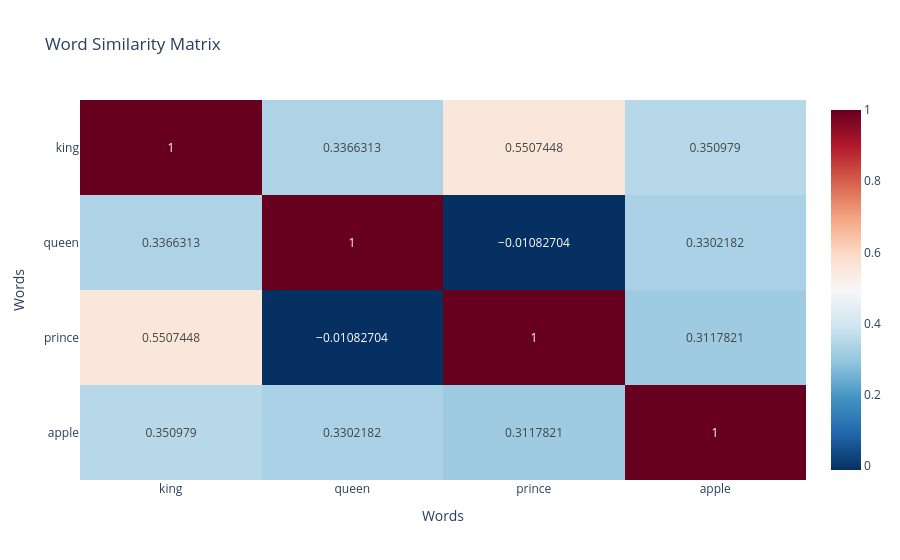

This figure's notebook cell:
### Code cell
import plotly.express as px
import pandas as pd

# Create DataFrame for Plotly
data_for_plotly = pd.DataFrame({
    'word': filtered_words,
    'x': vectors_2d[:, 0],
    'y': vectors_2d[:, 1]
})

# Get words
words = data_for_plotly['word'].tolist()

# Create similarity matrix
similarity_matrix = pd.DataFrame(
    index=words,
    columns=words,
    dtype=float
)

for i in range(len(words)):
    for j in range(len(words)):
        similarity_matrix.iloc[i, j] = model_cbow.wv.similarity(
            words[i],
            words[j]
        )
# Plot similarity matrix
fig = px.imshow(
    similarity_matrix,
    text_auto=True,
    aspect="auto",
    color_continuous_scale="RdBu_r",
    title="Word Similarity Matrix"
)

fig.update_layout(
    xaxis_title="Words",
    yaxis_title="Words"
)

fig.show()

### Figure 1 — Plotly figure (JSON) as saved in the notebook; plotly's stock layout.template omitted (floating-point values rounded to 4 significant figures)
{"data": [{"coloraxis": "coloraxis", "hovertemplate": "x: %{x}<br>y: %{y}<br>color: %{z}<extra></extra>", "name": "0", "texttemplate": "%{z}", "type": "heatmap", "x": ["king", "queen", "prince", "apple"], "xaxis": "x", "y": ["king", "queen", "prince", "apple"], "yaxis": "y", "z": [[1.0, 0.3366, 0.5507, 0.351], [0.3366, 1.0, -0.01083, 0.3302], [0.5507, -0.01083, 1.0, 0.3118], [0.351, 0.3302, 0.3118, 1.0]]}], "layout": {"coloraxis": {"autocolorscale": false, "colorscale": [[0, "rgb(5,48,97)"], [0.1, "rgb(33,102,172)"], [0.2, "rgb(67,147,195)"], [0.3, "rgb(146,197,222)"], [0.4, "rgb(209,229,240)"], [0.5, "rgb(247,247,247)"], [0.6, "rgb(253,219,199)"], [0.7, "rgb(244,165,130)"], [0.8, "rgb(214,96,77)"], [0.9, "rgb(178,24,43)"], [1, "rgb(103,0,31)"]]}, "title": {"text": "Word Similarity Matrix"}, "xaxis": {"anchor": "y", "domain": [0, 1], "title": {"text": "Words"}}, "yaxis": {"anchor": "x", "autorange": "reversed", "domain": [0, 1], "title": {"text": "Words"}}}}
